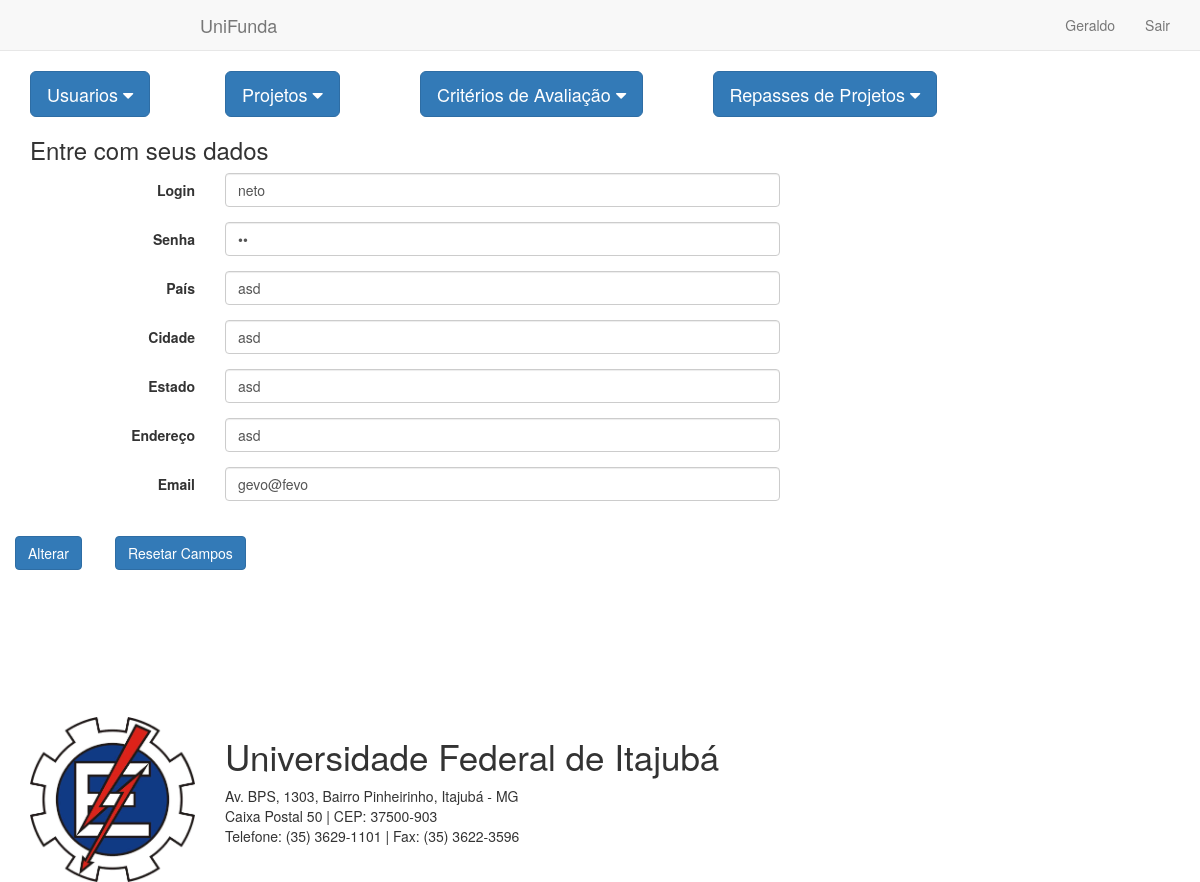
Screenshot of /financiamento/mudancas_usuario.php?nome=neto (signed in) with the database file from the repository.
### tables this page shows
CREATE TABLE `usuario` (
  `login` varchar(25) NOT NULL,
  `senha` varchar(25) NOT NULL,
  `nome_completo` varchar(100) NOT NULL,
  `cpf` int(12) NOT NULL,
  `pais` varchar(50) NOT NULL,
  `cidade` varchar(50) NOT NULL,
  `estado` varchar(50) NOT NULL,
  `endereco` varchar(100) NOT NULL,
  `data_nascimento` date NOT NULL,
  `email` varchar(50) NOT NULL,
  `tipo` varchar(30) NOT NULL,
  `categoria` varchar(30) DEFAULT NULL,
  `status` int(1) NOT NULL DEFAULT '1'
);

### financiamento/mudancas_usuario.php (the view, shortened to what this page needs)
<!DOCTYPE html>
<html>
    <head>
        <link href="http://cdnjs.cloudflare.com/ajax/libs/font-awesome/4.3.0/css/font-awesome.min.css"
              rel="stylesheet" type="text/css">
        <link href="http://pingendo.github.io/pingendo-bootstrap/themes/default/bootstrap.css"
              rel="stylesheet" type="text/css">
    </head>
    <body>
        <?php
        include "../financiamento/conexao.php";
        include_once 'header.php';
        include_once 'menu.php';
        if (isset($_POST["submit"])) {
            $pesquisa = $_POST["nome"];
            if ($_POST["categoria"] == 'vazio') {
                $cat = NULL;
            } else {
                $cat = $_POST["categoria"];
            }
            $sql = "UPDATE usuario SET login = '" . $_POST['login'] . "', senha = '" . $_POST['senha'] . "', pais = '" . $_POST['pais'] . "', cidade = '" . $_POST['cidade'] . "', estado = '" . $_POST['estado'] . "', endereco = '" . $_POST['endereco'] . "', email = '" . $_POST['email'] . "', categoria = '" . $cat . "' WHERE login = '" . $pesquisa . "'";
            mysqli_query($con, $sql);
            mysqli_close($con);
            ?>
            <div class="section">
                <div class="container">
                    <div class="row">
                        <div class="col-md-12">
                            <h3>Os dados foram alterados com sucesso.</h3>
                            <br><br>
                            <div class="row">
                                <div class="col-md-1">
                                    <a class="btn btn-primary" href="menu_inicial.php">Voltar</a>
                                </div>
                                <div class="col-md-11">
                                    <a class="btn btn-primary" href="alterar_usuario.php">Nova Alteração</a>
                                </div>
                            </div>
                        </div>
                    </div>
                </div>
            </div>
            <?php
        } else {
            $pesquisa = $_GET["nome"];
            $sql = "SELECT * FROM usuario WHERE login = '" . $pesquisa . "'";
            $result = mysqli_query($con, $sql);
            $row = mysqli_fetch_array($result, MYSQLI_ASSOC);
            ?>
            <div class="section" style="min-height: 600px">
                <div class="container">
                    <div class="row">
                        <div class="col-md-12">
                            <h3>Entre com seus dados</h3>
                            <form id="cadastra_user"action="mudancas_usuario.php" method="post" class="form-horizontal">
                                <div class="form-group">
                                    <label class="col-sm-2 control-label">Login</label>
                                    <div class="col-sm-6">
                                        <input type="text" class = "form-control" name="login" value="<?php echo $row['login'] ?>"required/>
                                    </div>
                                </div>
                                <div class="form-group">
                                    <label  class="col-sm-2 control-label">Senha</label>
                                    <div class="col-sm-6">
                                        <input type="password" id="pass" class = "form-control" name="senha" value="<?php echo $row['senha'] ?>"required/>
                                    </div>
                                </div>
                                <div class="form-group">
                                    <label  class="col-sm-2 control-label">País</label>
                                    <div class="col-sm-6">
                                        <input type="text" class = "form-control" name="pais" value="<?php echo $row['pais'] ?>"required/>
                                    </div>
                                </div>
                                <div class="form-group">
                                    <label  class="col-sm-2 control-label">Cidade</label>
                                    <div class="col-sm-6">
                                        <input type="text" class = "form-control" name="cidade" value="<?php echo $row['cidade'] ?>"required/>
                                    </div>
                                </div>
                                <div class="form-group">
                                    <label  class="col-sm-2 control-label">Estado</label>
                                    <div class="col-sm-6">
                                        <input type="text" class = "form-control" name="estado" value="<?php echo $row['estado'] ?>" required/>
                                    </div>
                                </div>
                                <div class="form-group">
                                    <label  class="col-sm-2 control-label">Endereço</label>
                                    <div class="col-sm-6">
                                        <input type="text" class = "form-control" name="endereco" value="<?php echo $row['endereco'] ?>"required/>
                                    </div>
                                </div>
                                <div class="form-group">
                                    <label class="col-sm-2 control-label">Email</label>
                                    <div class="col-sm-6">
                                        <input type="email" class = "form-control" name="email" value="<?php echo $row['email'] ?>"/>
                                    </div>
                                </div>
                                <div class="form-group">
                                    <br/>
                                    <div class="row">
                                        <div class="col-md-1">
                                            <button type="submit" name="submit" class="btn btn-primary">Alterar</button>
                                        </div>
                                        <div class="col-md-10">
                                            <button type="reset" class="btn btn-primary">Resetar Campos</button>
                                        </div>
                                    </div>
                                </div>
                            </form>
                        </div>
                    </div>
                </div>
            </div>
            <?php
        }
        include_once 'footer.php';
        ?>
    </body>
</html>

### rows the page displays
usuario: login "neto", pais "asd", cidade "asd", estado "asd", endereco "asd", email "gevo@fevo"

### other values shown
$_SESSION["nome"] "Geraldo"
